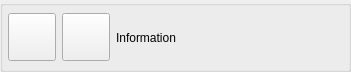
<?xml version="1.0" encoding="UTF-8"?>
<ui version="4.0">
 <class>InformationWidgetUi</class>
 <widget class="QWidget" name="InformationWidgetUi">
  <property name="geometry">
   <rect>
    <x>0</x>
    <y>0</y>
    <width>351</width>
    <height>72</height>
   </rect>
  </property>
  <property name="windowTitle">
   <string>Information</string>
  </property>
  <layout class="QGridLayout" name="gridLayout">
   <property name="leftMargin">
    <number>0</number>
   </property>
   <property name="topMargin">
    <number>0</number>
   </property>
   <property name="rightMargin">
    <number>0</number>
   </property>
   <property name="bottomMargin">
    <number>0</number>
   </property>
   <property name="spacing">
    <number>0</number>
   </property>
   <item row="0" column="0">
    <widget class="QGroupBox" name="m_InformationGroupBox">
     <property name="title">
      <string/>
     </property>
     <layout class="QHBoxLayout" name="horizontalLayout">
      <property name="leftMargin">
       <number>5</number>
      </property>
      <property name="topMargin">
       <number>5</number>
      </property>
      <property name="rightMargin">
       <number>5</number>
      </property>
      <property name="bottomMargin">
       <number>5</number>
      </property>
      <item>
       <widget class="VxPushButton" name="m_ContextButton">
        <property name="minimumSize">
         <size>
          <width>48</width>
          <height>48</height>
         </size>
        </property>
        <property name="maximumSize">
         <size>
          <width>48</width>
          <height>48</height>
         </size>
        </property>
        <property name="text">
         <string notr="true"/>
        </property>
        <property name="iconSize">
         <size>
          <width>48</width>
          <height>48</height>
         </size>
        </property>
       </widget>
      </item>
      <item>
       <widget class="VxPushButton" name="m_InfoButton">
        <property name="minimumSize">
         <size>
          <width>48</width>
          <height>48</height>
         </size>
        </property>
        <property name="maximumSize">
         <size>
          <width>48</width>
          <height>48</height>
         </size>
        </property>
        <property name="text">
         <string notr="true"/>
        </property>
        <property name="iconSize">
         <size>
          <width>48</width>
          <height>48</height>
         </size>
        </property>
       </widget>
      </item>
      <item>
       <widget class="QLabel" name="m_InformationLabel">
        <property name="text">
         <string>Information</string>
        </property>
       </widget>
      </item>
     </layout>
    </widget>
   </item>
  </layout>
 </widget>
 <customwidgets>
  <customwidget>
   <class>VxPushButton</class>
   <extends>QPushButton</extends>
   <header location="global">VxPushButton.h</header>
  </customwidget>
 </customwidgets>
 <resources/>
 <connections/>
</ui>
